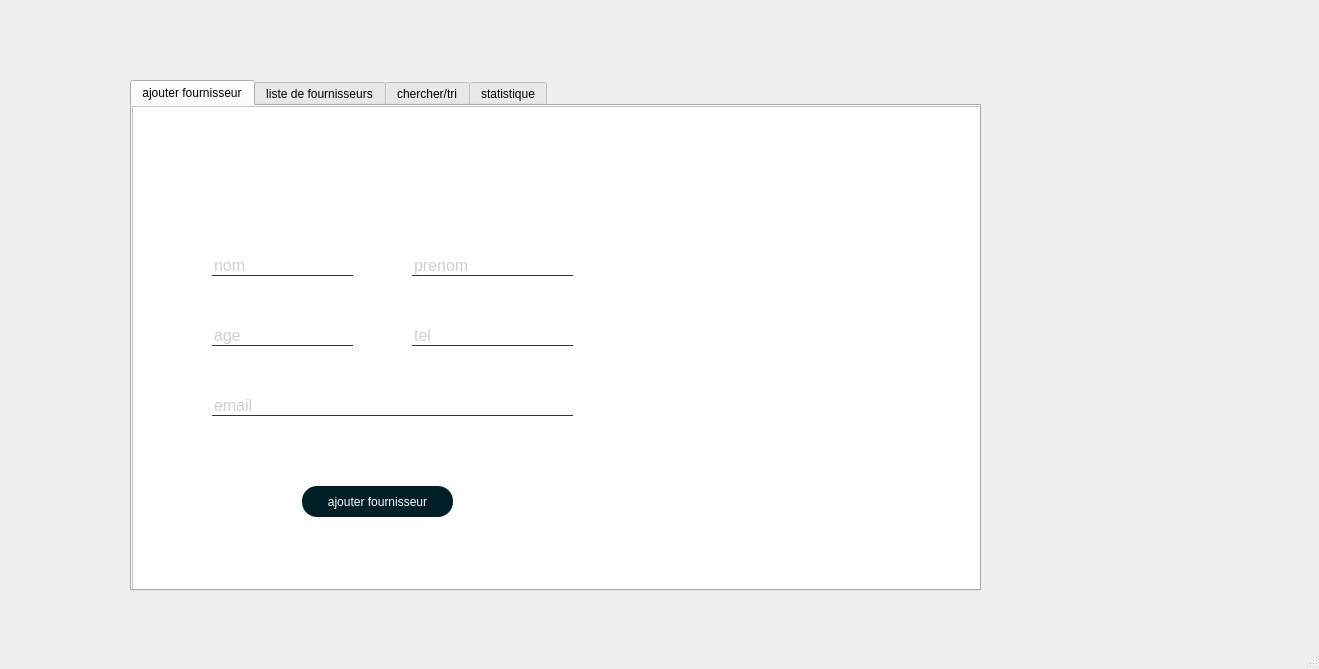
<?xml version="1.0" encoding="UTF-8"?>
<ui version="4.0">
 <class>MainWindow</class>
 <widget class="QMainWindow" name="MainWindow">
  <property name="geometry">
   <rect>
    <x>0</x>
    <y>0</y>
    <width>1319</width>
    <height>669</height>
   </rect>
  </property>
  <property name="cursor">
   <cursorShape>ArrowCursor</cursorShape>
  </property>
  <property name="windowTitle">
   <string>MainWindow</string>
  </property>
  <widget class="QWidget" name="centralwidget">
   <widget class="QTabWidget" name="tabWidget">
    <property name="geometry">
     <rect>
      <x>130</x>
      <y>80</y>
      <width>851</width>
      <height>511</height>
     </rect>
    </property>
    <property name="currentIndex">
     <number>0</number>
    </property>
    <property name="usesScrollButtons">
     <bool>false</bool>
    </property>
    <widget class="QWidget" name="tab">
     <attribute name="title">
      <string>ajouter fournisseur</string>
     </attribute>
     <widget class="QFrame" name="frame">
      <property name="geometry">
       <rect>
        <x>0</x>
        <y>0</y>
        <width>851</width>
        <height>491</height>
       </rect>
      </property>
      <property name="cursor">
       <cursorShape>ArrowCursor</cursorShape>
      </property>
      <property name="styleSheet">
       <string notr="true">QFrame{
background:white;
}

QLabel{
color:white;
font-size:16px;
}

QPushButton:hover {
transform: scale(1.2); 
width : 250px;
color:#F3D617;
}
QPushButton{
color:white;
border-radius:15px;
}

QLineEdit
{
background:transparent;
border:none;
color:#a0a0a0;
font-size:16px;
border-bottom:1px solid #333;
}
</string>
      </property>
      <property name="frameShape">
       <enum>QFrame::StyledPanel</enum>
      </property>
      <property name="frameShadow">
       <enum>QFrame::Raised</enum>
      </property>
      <widget class="QLineEdit" name="age">
       <property name="geometry">
        <rect>
         <x>80</x>
         <y>220</y>
         <width>141</width>
         <height>20</height>
        </rect>
       </property>
       <property name="text">
        <string/>
       </property>
       <property name="placeholderText">
        <string>age</string>
       </property>
      </widget>
      <widget class="QLineEdit" name="nom">
       <property name="geometry">
        <rect>
         <x>80</x>
         <y>150</y>
         <width>141</width>
         <height>20</height>
        </rect>
       </property>
       <property name="text">
        <string/>
       </property>
       <property name="placeholderText">
        <string>nom</string>
       </property>
      </widget>
      <widget class="QLineEdit" name="prenom">
       <property name="geometry">
        <rect>
         <x>280</x>
         <y>150</y>
         <width>161</width>
         <height>20</height>
        </rect>
       </property>
       <property name="maximumSize">
        <size>
         <width>16777215</width>
         <height>20</height>
        </size>
       </property>
       <property name="text">
        <string/>
       </property>
       <property name="placeholderText">
        <string>prenom</string>
       </property>
      </widget>
      <widget class="QLineEdit" name="tel">
       <property name="geometry">
        <rect>
         <x>280</x>
         <y>220</y>
         <width>161</width>
         <height>20</height>
        </rect>
       </property>
       <property name="text">
        <string/>
       </property>
       <property name="placeholderText">
        <string>tel</string>
       </property>
      </widget>
      <widget class="QLineEdit" name="email">
       <property name="geometry">
        <rect>
         <x>80</x>
         <y>290</y>
         <width>361</width>
         <height>20</height>
        </rect>
       </property>
       <property name="text">
        <string/>
       </property>
       <property name="placeholderText">
        <string>email</string>
       </property>
      </widget>
      <widget class="QPushButton" name="ajouterF">
       <property name="geometry">
        <rect>
         <x>170</x>
         <y>380</y>
         <width>151</width>
         <height>31</height>
        </rect>
       </property>
       <property name="cursor">
        <cursorShape>PointingHandCursor</cursorShape>
       </property>
       <property name="styleSheet">
        <string notr="true">background-color:#001F26;</string>
       </property>
       <property name="text">
        <string>ajouter fournisseur</string>
       </property>
      </widget>
      <widget class="QPushButton" name="pushButton_3">
       <property name="geometry">
        <rect>
         <x>490</x>
         <y>90</y>
         <width>311</width>
         <height>331</height>
        </rect>
       </property>
       <property name="styleSheet">
        <string notr="true">QPushButton
{
background:transparent;
}</string>
       </property>
       <property name="text">
        <string/>
       </property>
       <property name="icon">
        <iconset>
         <normaloff>C:/Users/moham/OneDrive/Bureau/c++_logo.png</normaloff>C:/Users/moham/OneDrive/Bureau/c++_logo.png</iconset>
       </property>
       <property name="iconSize">
        <size>
         <width>250</width>
         <height>250</height>
        </size>
       </property>
      </widget>
     </widget>
    </widget>
    <widget class="QWidget" name="afficherF">
     <attribute name="title">
      <string>liste de fournisseurs</string>
     </attribute>
     <widget class="QFrame" name="frame_2">
      <property name="geometry">
       <rect>
        <x>-10</x>
        <y>0</y>
        <width>861</width>
        <height>491</height>
       </rect>
      </property>
      <property name="styleSheet">
       <string notr="true">QFrame{
background:white;
}

QLabel{
color:white;
font-size:16px;
}

QPushButton:hover {
transform: scale(1,3); 
color:red;
}

QPushButton{
color:white;
border-radius:15px;
}

QPushButton::hover{
color:black;
border-radius:15px;
}

QTableWidget{
border:none;
}


</string>
      </property>
      <property name="frameShape">
       <enum>QFrame::StyledPanel</enum>
      </property>
      <property name="frameShadow">
       <enum>QFrame::Raised</enum>
      </property>
      <widget class="QPushButton" name="LoadData">
       <property name="geometry">
        <rect>
         <x>330</x>
         <y>300</y>
         <width>231</width>
         <height>171</height>
        </rect>
       </property>
       <property name="cursor">
        <cursorShape>PointingHandCursor</cursorShape>
       </property>
       <property name="styleSheet">
        <string notr="true"/>
       </property>
       <property name="text">
        <string/>
       </property>
       <property name="icon">
        <iconset>
         <normaloff>C:/Users/moham/Downloads/800px-Cloud_Upload_-_The_Noun_Project.svg.png</normaloff>C:/Users/moham/Downloads/800px-Cloud_Upload_-_The_Noun_Project.svg.png</iconset>
       </property>
       <property name="iconSize">
        <size>
         <width>200</width>
         <height>200</height>
        </size>
       </property>
       <property name="autoDefault">
        <bool>false</bool>
       </property>
       <property name="flat">
        <bool>false</bool>
       </property>
      </widget>
      <widget class="QTableView" name="Ftable">
       <property name="geometry">
        <rect>
         <x>150</x>
         <y>110</y>
         <width>531</width>
         <height>192</height>
        </rect>
       </property>
      </widget>
     </widget>
    </widget>
    <widget class="QWidget" name="tab_3">
     <attribute name="title">
      <string>chercher/tri</string>
     </attribute>
     <widget class="QFrame" name="frame_3">
      <property name="geometry">
       <rect>
        <x>-1</x>
        <y>-1</y>
        <width>851</width>
        <height>491</height>
       </rect>
      </property>
      <property name="styleSheet">
       <string notr="true">QFrame{
background:white;
}

QLabel{
color:white;
font-size:16px;
}

QPushButton:hover {
transform: scale(1,3); 
color:red;
}

QPushButton{
color:white;
border-radius:15px;
}

QPushButton::hover{
color:black;
border-radius:15px;
}

QTableWidget{
border:none;
}

</string>
      </property>
      <property name="frameShape">
       <enum>QFrame::StyledPanel</enum>
      </property>
      <property name="frameShadow">
       <enum>QFrame::Raised</enum>
      </property>
      <widget class="QGroupBox" name="groupBox_3">
       <property name="geometry">
        <rect>
         <x>30</x>
         <y>40</y>
         <width>351</width>
         <height>181</height>
        </rect>
       </property>
       <property name="font">
        <font>
         <family>Times New Roman</family>
         <pointsize>14</pointsize>
         <weight>75</weight>
         <bold>true</bold>
        </font>
       </property>
       <property name="styleSheet">
        <string notr="true">QFrame{
background:white;

}
QLabel{
color:white;
font-size:16px;
}
QPushButton
{
background:red;
border-radius:16px;
}
QPushButton:hover {
transform: scale(5); 
width : 250px;
color:#F3D617;
}
QPushButton{
color:white;
border-radius:15px;
}
QLineEdit
{
background:transparent;
border:none;
color:#a0a0a0;
font-size:16px;
border-bottom:1px solid #333;
}</string>
       </property>
       <property name="title">
        <string>Recherche par ID</string>
       </property>
       <widget class="QLineEdit" name="searchID">
        <property name="geometry">
         <rect>
          <x>40</x>
          <y>90</y>
          <width>113</width>
          <height>22</height>
         </rect>
        </property>
        <property name="placeholderText">
         <string>ID</string>
        </property>
       </widget>
       <widget class="QPushButton" name="ajouterF_2">
        <property name="geometry">
         <rect>
          <x>180</x>
          <y>90</y>
          <width>151</width>
          <height>31</height>
         </rect>
        </property>
        <property name="cursor">
         <cursorShape>PointingHandCursor</cursorShape>
        </property>
        <property name="styleSheet">
         <string notr="true">background-color:#001F26;</string>
        </property>
        <property name="text">
         <string>chercher</string>
        </property>
       </widget>
      </widget>
      <widget class="QGroupBox" name="groupBox_5">
       <property name="geometry">
        <rect>
         <x>460</x>
         <y>40</y>
         <width>351</width>
         <height>181</height>
        </rect>
       </property>
       <property name="font">
        <font>
         <family>Times New Roman</family>
         <pointsize>14</pointsize>
         <weight>75</weight>
         <bold>true</bold>
        </font>
       </property>
       <property name="styleSheet">
        <string notr="true">QFrame{
background:white;

}
QLabel{
color:white;
font-size:16px;
}
QPushButton
{
background:red;
border-radius:16px;
}
QPushButton:hover {
transform: scale(5); 
width : 250px;
color:#F3D617;
}
QPushButton{
color:white;
border-radius:15px;
}
QLineEdit
{
background:transparent;
border:none;
color:#a0a0a0;
font-size:16px;
border-bottom:1px solid #333;
}</string>
       </property>
       <property name="title">
        <string>supprimer fournisseur</string>
       </property>
       <widget class="QLineEdit" name="deleteID">
        <property name="geometry">
         <rect>
          <x>40</x>
          <y>80</y>
          <width>113</width>
          <height>22</height>
         </rect>
        </property>
        <property name="text">
         <string/>
        </property>
        <property name="placeholderText">
         <string>ID</string>
        </property>
       </widget>
       <widget class="QPushButton" name="deleteFbtn">
        <property name="geometry">
         <rect>
          <x>180</x>
          <y>80</y>
          <width>151</width>
          <height>31</height>
         </rect>
        </property>
        <property name="cursor">
         <cursorShape>PointingHandCursor</cursorShape>
        </property>
        <property name="styleSheet">
         <string notr="true">background-color:#001F26;</string>
        </property>
        <property name="text">
         <string>supprimer</string>
        </property>
       </widget>
      </widget>
      <widget class="QGroupBox" name="groupBox_8">
       <property name="geometry">
        <rect>
         <x>30</x>
         <y>280</y>
         <width>781</width>
         <height>161</height>
        </rect>
       </property>
       <property name="font">
        <font>
         <family>Times New Roman</family>
         <pointsize>14</pointsize>
         <weight>75</weight>
         <bold>true</bold>
        </font>
       </property>
       <property name="styleSheet">
        <string notr="true">QFrame{
background:white;

}
QLabel{
color:white;
font-size:16px;
}
QPushButton
{
background:red;
border-radius:16px;
}
QPushButton:hover {
transform: scale(5); 
width : 250px;
color:#F3D617;
}
QPushButton{
color:white;
border-radius:15px;
}
QLineEdit
{
background:transparent;
border:none;
color:#a0a0a0;
font-size:16px;
border-bottom:1px solid #333;
}</string>
       </property>
       <property name="title">
        <string>modifer fournisseur</string>
       </property>
       <widget class="QLineEdit" name="updateID">
        <property name="geometry">
         <rect>
          <x>30</x>
          <y>40</y>
          <width>113</width>
          <height>22</height>
         </rect>
        </property>
        <property name="text">
         <string/>
        </property>
        <property name="placeholderText">
         <string>ID</string>
        </property>
       </widget>
       <widget class="QPushButton" name="updateBTN">
        <property name="geometry">
         <rect>
          <x>610</x>
          <y>80</y>
          <width>151</width>
          <height>31</height>
         </rect>
        </property>
        <property name="cursor">
         <cursorShape>PointingHandCursor</cursorShape>
        </property>
        <property name="styleSheet">
         <string notr="true">background-color:#001F26;</string>
        </property>
        <property name="text">
         <string>modifer</string>
        </property>
       </widget>
       <widget class="QLineEdit" name="nomUpdate">
        <property name="geometry">
         <rect>
          <x>30</x>
          <y>100</y>
          <width>111</width>
          <height>20</height>
         </rect>
        </property>
        <property name="text">
         <string/>
        </property>
        <property name="placeholderText">
         <string>nom</string>
        </property>
       </widget>
       <widget class="QLineEdit" name="prenomUpdate">
        <property name="geometry">
         <rect>
          <x>370</x>
          <y>100</y>
          <width>161</width>
          <height>20</height>
         </rect>
        </property>
        <property name="maximumSize">
         <size>
          <width>16777215</width>
          <height>20</height>
         </size>
        </property>
        <property name="text">
         <string/>
        </property>
        <property name="placeholderText">
         <string>prenom</string>
        </property>
       </widget>
       <widget class="QLineEdit" name="ageUpdate">
        <property name="geometry">
         <rect>
          <x>290</x>
          <y>100</y>
          <width>61</width>
          <height>20</height>
         </rect>
        </property>
        <property name="text">
         <string/>
        </property>
        <property name="placeholderText">
         <string>age</string>
        </property>
       </widget>
       <widget class="QLineEdit" name="telUpdate">
        <property name="geometry">
         <rect>
          <x>170</x>
          <y>100</y>
          <width>91</width>
          <height>20</height>
         </rect>
        </property>
        <property name="text">
         <string/>
        </property>
        <property name="placeholderText">
         <string>tel</string>
        </property>
       </widget>
       <widget class="QLineEdit" name="emailUpdate">
        <property name="geometry">
         <rect>
          <x>170</x>
          <y>40</y>
          <width>361</width>
          <height>20</height>
         </rect>
        </property>
        <property name="text">
         <string/>
        </property>
        <property name="placeholderText">
         <string>email</string>
        </property>
       </widget>
      </widget>
     </widget>
    </widget>
    <widget class="QWidget" name="tab_4">
     <attribute name="title">
      <string>statistique</string>
     </attribute>
     <widget class="QFrame" name="frame_4">
      <property name="geometry">
       <rect>
        <x>0</x>
        <y>0</y>
        <width>861</width>
        <height>491</height>
       </rect>
      </property>
      <property name="styleSheet">
       <string notr="true">QFrame{
background:white;
}

QLabel{
color:white;
font-size:16px;
}

QPushButton:hover {
transform: scale(1,3); 
color:red;
}

QPushButton{
color:white;
border-radius:15px;
}

QPushButton::hover{
color:black;
border-radius:15px;
}

QTableWidget{
border:none;
}


</string>
      </property>
      <property name="frameShape">
       <enum>QFrame::StyledPanel</enum>
      </property>
      <property name="frameShadow">
       <enum>QFrame::Raised</enum>
      </property>
      <widget class="QPushButton" name="pushButton_6">
       <property name="geometry">
        <rect>
         <x>490</x>
         <y>190</y>
         <width>231</width>
         <height>191</height>
        </rect>
       </property>
       <property name="styleSheet">
        <string notr="true">QPushButton
{
background:transparent;
}</string>
       </property>
       <property name="text">
        <string/>
       </property>
       <property name="icon">
        <iconset>
         <normaloff>C:/Users/moham/OneDrive/Bureau/c++_logo.png</normaloff>C:/Users/moham/OneDrive/Bureau/c++_logo.png</iconset>
       </property>
       <property name="iconSize">
        <size>
         <width>200</width>
         <height>200</height>
        </size>
       </property>
      </widget>
      <widget class="QGroupBox" name="groupBox_4">
       <property name="geometry">
        <rect>
         <x>10</x>
         <y>70</y>
         <width>411</width>
         <height>181</height>
        </rect>
       </property>
       <property name="font">
        <font>
         <family>Times New Roman</family>
         <pointsize>14</pointsize>
         <weight>75</weight>
         <bold>true</bold>
        </font>
       </property>
       <property name="styleSheet">
        <string notr="true">QFrame{
background:white;

}
QLabel{
color:white;
font-size:16px;
}
QPushButton
{
background:red;
border-radius:16px;
}
QPushButton:hover {
transform: scale(5); 
width : 250px;
color:#F3D617;
}
QPushButton{
color:white;
border-radius:15px;
}
QLineEdit
{
background:transparent;
border:none;
color:#a0a0a0;
font-size:16px;
border-bottom:1px solid #333;
}

</string>
       </property>
       <property name="title">
        <string>TRI</string>
       </property>
       <widget class="QPushButton" name="pushButtonStatistiques">
        <property name="geometry">
         <rect>
          <x>170</x>
          <y>380</y>
          <width>271</width>
          <height>41</height>
         </rect>
        </property>
        <property name="font">
         <font>
          <pointsize>13</pointsize>
          <weight>75</weight>
          <bold>true</bold>
         </font>
        </property>
        <property name="styleSheet">
         <string notr="true">QFrame{
background:#333;

}
QLabel{
color:white;
font-size:16px;
}
QPushButton
{
background:red;
border-radius:16px;
}
QPushButton:hover {
color:blue;
border-size:20px;
background:#333
}
QPushButton{
color:white;
border-radius:15px;
}
QLineEdit
{
background:transparent;
border:none;
color:#b0b0b0;
font-size:16px;
border-bottom:1px solid #fefff4;
}
QTableWidget{
background:transparent;
border:none;
}
QTableWidget:hover{
border:3px;
}
</string>
        </property>
        <property name="text">
         <string>STATISTIQUES</string>
        </property>
       </widget>
       <widget class="QComboBox" name="comboBox_typetri">
        <property name="geometry">
         <rect>
          <x>260</x>
          <y>50</y>
          <width>131</width>
          <height>31</height>
         </rect>
        </property>
        <property name="font">
         <font>
          <family>Times New Roman</family>
          <pointsize>13</pointsize>
          <weight>75</weight>
          <bold>true</bold>
         </font>
        </property>
        <property name="styleSheet">
         <string notr="true">border: 1px solid;
border-color:rgb(0, 0, 0);
    border-radius: 3px;
    padding: 1px 18px 1px 3px;
    min-width: 6em;
    color: rgb(220, 220, 220);
    background-color:rgb(89, 155, 255);
    margin: 0 0 0 0;</string>
        </property>
        <item>
         <property name="text">
          <string>croissant</string>
         </property>
        </item>
        <item>
         <property name="text">
          <string>decroissant</string>
         </property>
        </item>
       </widget>
       <widget class="QComboBox" name="comboBox_tripar">
        <property name="geometry">
         <rect>
          <x>40</x>
          <y>50</y>
          <width>131</width>
          <height>31</height>
         </rect>
        </property>
        <property name="font">
         <font>
          <family>Times New Roman</family>
          <pointsize>13</pointsize>
          <weight>75</weight>
          <bold>true</bold>
         </font>
        </property>
        <property name="styleSheet">
         <string notr="true">border: 1px solid;
border-color:rgb(0, 0, 0);
    border-radius: 3px;
    padding: 1px 18px 1px 3px;
    min-width: 6em;
    color: rgb(220, 220, 220);
    background-color:rgb(89, 155, 255);
    margin: 0 0 0 0;</string>
        </property>
        <item>
         <property name="text">
          <string>Age</string>
         </property>
        </item>
        <item>
         <property name="text">
          <string>CIN</string>
         </property>
        </item>
       </widget>
       <widget class="QPushButton" name="ajouterF_3">
        <property name="geometry">
         <rect>
          <x>140</x>
          <y>120</y>
          <width>151</width>
          <height>31</height>
         </rect>
        </property>
        <property name="cursor">
         <cursorShape>PointingHandCursor</cursorShape>
        </property>
        <property name="styleSheet">
         <string notr="true">background-color:#001F26;</string>
        </property>
        <property name="text">
         <string>afficher</string>
        </property>
       </widget>
      </widget>
     </widget>
    </widget>
   </widget>
  </widget>
  <widget class="QMenuBar" name="menubar">
   <property name="geometry">
    <rect>
     <x>0</x>
     <y>0</y>
     <width>1319</width>
     <height>22</height>
    </rect>
   </property>
  </widget>
  <widget class="QStatusBar" name="statusbar"/>
 </widget>
 <resources/>
 <connections/>
</ui>
